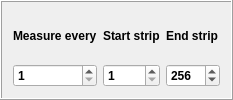
       <widget class="QFrame" name="Istrip_frame">
        <property name="maximumSize">
         <size>
          <width>16777215</width>
          <height>100</height>
         </size>
        </property>
        <property name="font">
         <font>
          <weight>75</weight>
          <bold>true</bold>
          <underline>false</underline>
         </font>
        </property>
        <property name="styleSheet">
         <string notr="true"/>
        </property>
        <property name="frameShape">
         <enum>QFrame::Box</enum>
        </property>
        <property name="frameShadow">
         <enum>QFrame::Raised</enum>
        </property>
        <layout class="QGridLayout" name="gridLayout_3">
         <item row="2" column="0">
          <widget class="QLabel" name="max_voltage_label_IV_2">
           <property name="text">
            <string>Measure every</string>
           </property>
          </widget>
         </item>
         <item row="2" column="2">
          <widget class="QLabel" name="voltages_steps_label_2">
           <property name="text">
            <string>End strip</string>
           </property>
          </widget>
         </item>
         <item row="3" column="2">
          <widget class="QDoubleSpinBox" name="Istrip_End_strip">
           <property name="buttonSymbols">
            <enum>QAbstractSpinBox::UpDownArrows</enum>
           </property>
           <property name="decimals">
            <number>0</number>
           </property>
           <property name="minimum">
            <double>1.000000000000000</double>
           </property>
           <property name="maximum">
            <double>3000.000000000000000</double>
           </property>
           <property name="value">
            <double>256.000000000000000</double>
           </property>
          </widget>
         </item>
         <item row="2" column="1">
          <widget class="QLabel" name="complience_label_IV_2">
           <property name="text">
            <string>Start strip</string>
           </property>
          </widget>
         </item>
         <item row="3" column="0">
          <widget class="QDoubleSpinBox" name="Istrip_every">
           <property name="decimals">
            <number>0</number>
           </property>
           <property name="minimum">
            <double>1.000000000000000</double>
           </property>
           <property name="maximum">
            <double>3000.000000000000000</double>
           </property>
           <property name="singleStep">
            <double>1.000000000000000</double>
           </property>
           <property name="value">
            <double>1.000000000000000</double>
           </property>
          </widget>
         </item>
         <item row="3" column="1">
          <widget class="QDoubleSpinBox" name="Istrip_Start_strip">
           <property name="decimals">
            <number>0</number>
           </property>
           <property name="minimum">
            <double>1.000000000000000</double>
           </property>
           <property name="maximum">
            <double>3000.000000000000000</double>
           </property>
           <property name="singleStep">
            <double>1.000000000000000</double>
           </property>
           <property name="value">
            <double>1.000000000000000</double>
           </property>
          </widget>
         </item>
        </layout>
       </widget>
